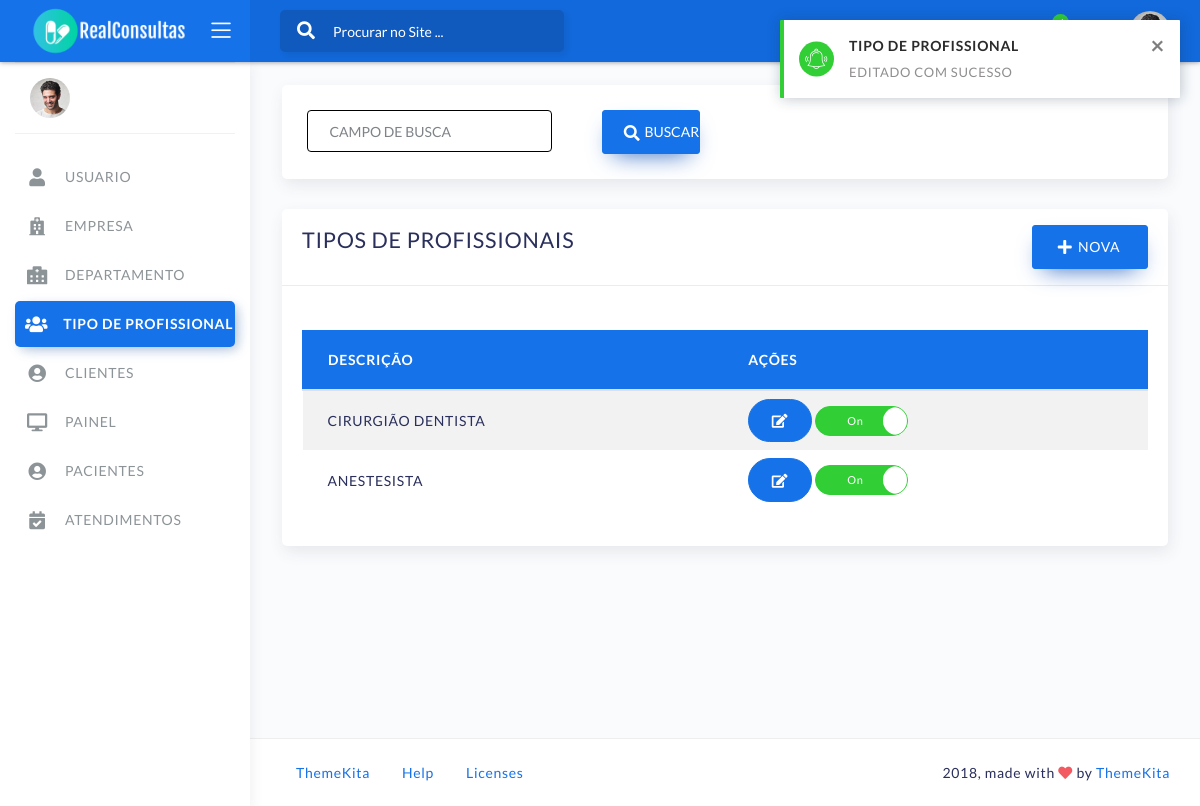
/core/tipo_profissional/list (signed in), run on the app's committed database.
### core/modulos/tipo_profissional/tipo_profissional.py (models this page shows, shortened)
class TipoProfissional(Timestampable):
    class Meta:
        verbose_name = 'TIPO DE PROFISSIONAL'
        verbose_name_plural = 'TIPOS DE PROFISSIONAIS'
    descricao = UpperCaseCharField('Descrição', max_length=255)
    areaAtendimento = models.ForeignKey(AreaAtendimento,
                                        on_delete=models.PROTECT)
    departamento = models.ForeignKey(Departamento,
                                        on_delete=models.PROTECT)
    @property
    def getListAtributes(self):
        atributos = ['descricao']
        inter_lista = []
        for row in atributos:
            field_name = row
            field_object = TipoProfissional._meta.get_field(field_name)
            field_value = getattr(self, field_object.attname)
            inter_lista.append(field_value)
        return inter_lista

### core/modulos/tipo_profissional/views_tipo_profissional.py (the view)
class TipoProfissionalListView(MyListViewTipoProfissional):
    template_name = 'tipo_profissional/templates/list_view_tipo_profissional.html'
    def get_context_data(self, *, object_list=None, **kwargs):
        context = super().get_context_data(object_list=object_list, **kwargs)
        return context
    def get_queryset(self):
        return super().get_queryset()

### core/util/util_manager.py (called while the page is built)
    def get_context_data(self, *, object_list=None, **kwargs):
        context = super().get_context_data(object_list=object_list, **kwargs)
        q = self.request.GET.get("q", "").strip()
        context['q'] = q
        context['COLUMNS'] = self.COLUMNS
        return context

    def get_context_data(self, **kwargs):
        context = super().get_context_data(**kwargs)
        context['labels'] = LabesProperty
        context['NAME_MODEL'] = self.NAME_MODEL
        context['NAME_MODEL_PLURAL'] = self.NAME_MODEL_PLURAL
        context['PAGE_CREATE_VIEW'] = self.PAGE_CREATE_VIEW
        context['PAGE_UPDATE_VIEW'] = self.PAGE_UPDATE_VIEW
        context['SAVE_MODEL'] = None
        save_model = self.request.session.pop('save_model', None)
        if save_model:
            context['SAVE_MODEL'] = True
        edit_model = self.request.session.pop('update_model', None)
        if edit_model:
            context['SAVE_MODEL'] = False
        return context

### core/modulos/tipo_profissional/templates/list_view_tipo_profissional.html (shortened to what this page needs)
{% extends 'core/base/list_view_base.html' %}
{% load static %}
{% block tbody %}
    <tbody>
    {% for tipo_profissional in tipoprofissional_list %}
        <tr>
            {% for valor  in tipo_profissional.getListAtributes %}
                <td>{{ valor }}</td>
            {% endfor %}
            <td>
                <a type="button"
                   class="btn btn-rounded btn-primary"
                   href="{% url 'core:modulo:tipo_profissional:update_view' tipo_profissional.id %}">
                    <i class="fa fa-edit"></i>
                </a>
            </td>
        </tr>
    {% endfor %}
    </tbody>
{% endblock %}
{% block campo_busca %}
    <div class="row">
        <div class="col-md-12 ">
            <div class="card card-stats card-round">
                <div class="card-body ">
                    <form method="get">
                        <div class="row">
                            <div class="col-md-4">
                                <div class="form-group">
                                    <input
                                            type="text"
                                            class="form-control text-uppercase"
                                            id="input-placeholder"
                                            placeholder="  {{ labels.CAMPO_BUSCA }}"
                                            name="q"
                                            value="{{ q }}">
                                </div>
                            </div>
                            <div class="col-md-2">
                                <div class="form-group">
                                    <button class="btn btn-primary btn-block sombra"
                                            type="submit">
                                                <span class="btn-label">
                                            </span>
                                        {{ labels.BUSCAR }}
                                    </button>
                                </div>
                            </div>
                            <div class="col-md-4"></div>
                        </div>
                    </form>
                </div>
            </div>
        </div>
    </div>
{% endblock %}

### core/static/core/commum/novo_estilo.css (style rules this page uses)
:root { --primary-color: #1572E8; --primary2-color: #1269DB; --primary2-color-sombra: #1a5abc; --border_color: #000000; }
.sombra { box-shadow: 0px 10px 25px -11px var(--primary2-color-sombra) !important }
.form-control { border-color: var(--border_color) }

### data on the page
TipoProfissional: getListAtributes "CIRURGIÃO DENTISTA"
TipoProfissional: getListAtributes "ANESTESISTA"

### other printed values
{{ labels.USUARIO }} "USUARIO"
{{ labels.EMPRESA }} "EMPRESA"
{{ labels.DEPARTAMENTO }} "DEPARTAMENTO"
{{ labels.TIPO_PROFISSIONAL }} "TIPO DE PROFISSIONAL"
{{ labels.CLIENTES }} "CLIENTES"
{{ labels.PAINEL }} "PAINEL"
{{ labels.PACIENTES }} "PACIENTES"
{{ labels.ATENDIMENTOS }} "ATENDIMENTOS"
{{ labels.BUSCAR }} "BUSCAR"
{{ NAME_MODEL_PLURAL }} "TIPOS DE PROFISSIONAIS"
{{ labels.NOVA }} "NOVA"
{{ coluna }} "DESCRIÇÃO"
{{ labels.ACOES }} "AÇÕES"
